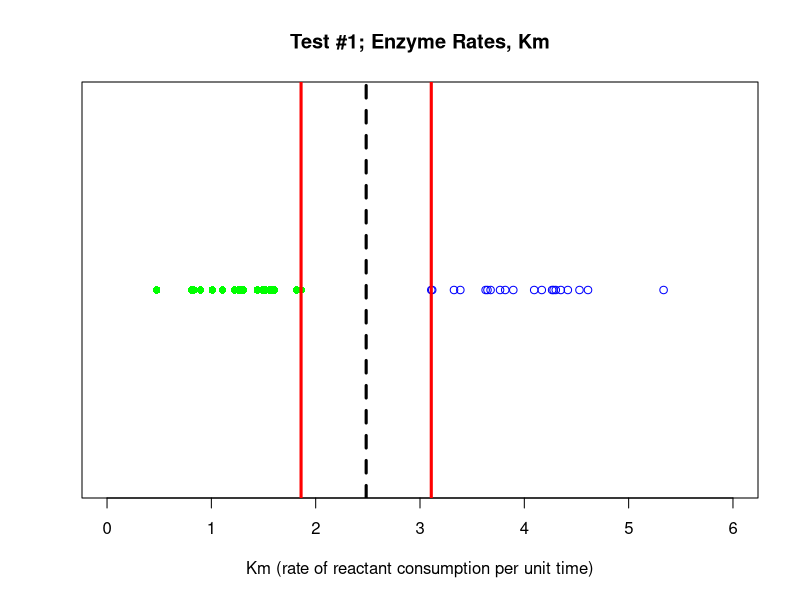

Recreate this plot in R. (Note: this script raises an error after producing the figure.)
## ---- chunk 1
# Load Libraries
Libraries <- c("knitr", "graphics", "e1071")
for (p in Libraries) { 
    library(p, character.only = TRUE)
}
opts_chunk$set(cache = TRUE, fig.align = "center")
## ---- chunk 2
set.seed(1000)
x1 = rnorm(20, mean = 1.5, sd = 0.5)
x1_max = max(x1)
x2 = rnorm(20, mean = 4, sd = 0.5)
x2_min = min(x2)
midpt = (x2_min - x1_max)/2 + x1_max
y = rep(1, 20)

stripchart(x = x1,
           main = "Test #1; Enzyme Rates, Km",
           xlab = "Km (rate of reactant consumption per unit time)",
           xlim = c(0, 6),
           pch = 16,
           col = "green")
points(x = x2, y, col = "blue")
abline(v = x1_max, col = "red", lwd = 3)
abline(v = midpt, col = "black", lwd = 3, lty = 2)
abline(v = x2_min, col = "red", lwd = 3)
## ---- chunk 3
include_graphics("../00-data/10-images/vapnick_svm_paper_diagram.png")
## ---- chunk 4
include_graphics("../00-data/10-images/p-values_schematic.jpg")
## ---- chunk 5
set.seed(1000)
x1 = rnorm(20, mean = 1.9, sd = 0.5)
x2 = rnorm(20, mean = 3.25, sd = 0.75)
y = rep(1,20)

stripchart(x = x1,
     main = "Test #2; Enzyme Rates, Km",
     xlab = "Km (rate of reactant consumption per unit time)",
     xlim = c(0, 6),
     pch = 16,
     col = "green")
points(x = x2, y, col = "blue")
abline(v = x1_max, col = "red", lwd = 3)
abline(v = midpt, col = "black", lty = 2, lwd = 3)
abline(v = x2_min, col = "red", lwd = 3)
## ---- chunk 6
include_graphics("../00-data/10-images/SVM_optimize_2.png")
## ---- chunk 7
xi <- seq(-5, 5, 0.1)
yi <- seq(-5, 5, 0.1)
par(mfrow = c(1, 4))

plot(x = xi, y = 0.2 * yi,
xlim = c(-5, 5),
ylim = c(-1, 1),
type = "l",
col = "blue",
main = "Linear Case",
ylab = "y", xlab = "x")

plot(x = xi, y = 0.05*xi^2,
xlim = c(-5, 5),
ylim = c(-1, 1),
type = "l",
col = "blue",
main = "Polynomial, d=2",
ylab = "y", xlab = "x")

plot(x = xi, y = exp(-0.4*xi^2),
xlim = c(-5, 5),
ylim = c(-1, 1),
type = "l",
col = "blue",
main = "RBF Case",
ylab = "y", xlab = "x")

plot(x = xi, y = tanh(xi),
xlim = c(-5, 5),
ylim = c(-1, 1),
type = "l",
col = "blue",
main = "Tanh Case",
ylab = "y", xlab = "x")
## ---- chunk 8
include_graphics("../00-data/10-images/vapnick_svm_paper_diagram.png")
